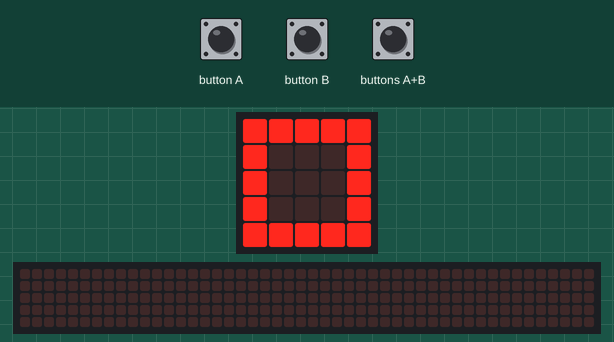
The program below on a simulated BBC micro:bit running MicroPython. Parts: the board's 5×5 LED display, a strip that is not on the board, showing the scrolling text unrolled. The inputs (shaded band) are chosen by the test bench. Random numbers come from a fixed seed; the 48×5 strip is a reading aid, not a part: it shows the text the display is scrolling, unrolled, one strip-width of it at a time.

Above: at 5.8 s.
5.9 s: button A pressed for 0.15 s
At 5.93 s:
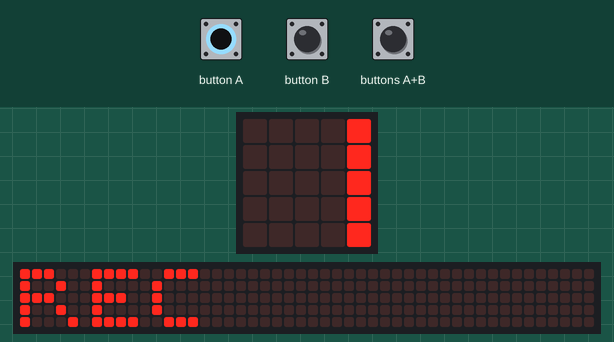
6.6 s: button B pressed for 0.15 s
At 7.61 s:
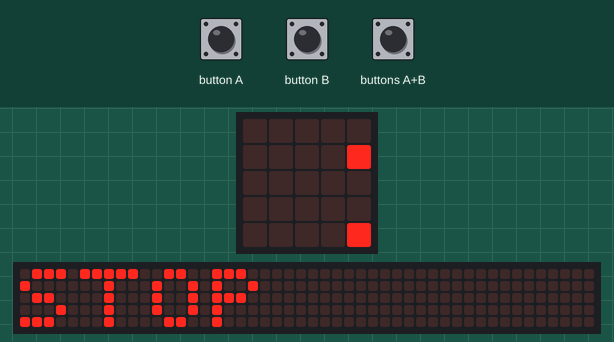
9.3 s: buttons A+B pressed for 0.15 s
At 15.27 s:
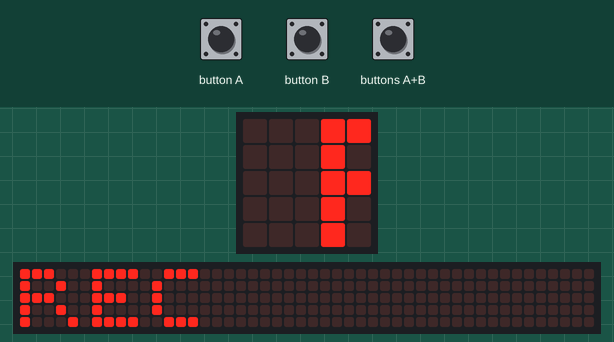

The program:

CajaNegra.py
```python
# Simulación de Caja Negra para Auto Escolar
# Para MicroBit usando Python en https://python.microbit.org/v/3

from microbit import *
import random

# Constantes
MAX_REGISTROS = 20  # Reducido para ahorrar memoria en MicroBit

# Variables globales
registros = []  # Lista para almacenar los datos registrados
grabando = False  # Estado de grabación
intervalo_ms = 2000  # Intervalo de registro en milisegundos (2 segundos)
ultima_grabacion = 0  # Tiempo de la última grabación

# Función para simular la lectura de sensores
def leer_sensores():
    # En un sistema real, estos valores vendrían de sensores físicos
    velocidad = random.randint(0, 80)  # Velocidad simulada (0-80 km/h)
    aceleracion = random.randint(-20, 20) / 10  # Aceleración simulada (-2 a 2 m/s²)
    ubicacion_x = random.randint(0, 100)  # Posición X simplificada
    ubicacion_y = random.randint(0, 100)  # Posición Y simplificada

    # Crear registro como tupla (más eficiente en memoria que objetos)
    return (running_time(), velocidad, aceleracion, (ubicacion_x, ubicacion_y))

# Función para iniciar la grabación
def iniciar_grabacion():
    global grabando, registros, ultima_grabacion
    registros = []  # Limpiar registros anteriores
    grabando = True
    ultima_grabacion = running_time()
    display.scroll("REC", delay=80)
    display.show(Image.HEART)

# Función para detener la grabación
def detener_grabacion():
    global grabando
    grabando = False
    display.scroll("STOP", delay=80)
    display.show(Image.SQUARE)

# Función para mostrar los datos registrados
def mostrar_registros():
    if not registros:
        display.scroll("No hay datos", delay=80)
        return

    display.scroll(str(len(registros)) + " reg", delay=80)

    for i, reg in enumerate(registros):
        if button_a.is_pressed() and button_b.is_pressed():
            # Permitir salir de la visualización presionando ambos botones
            break

        # Mostrar número de registro y velocidad
        display.scroll("#" + str(i+1), delay=80)
        display.scroll("V:" + str(reg[1]), delay=80)  # Índice 1 es velocidad

        # Pausa para permitir leer los datos
        sleep(300)

# Configuración inicial
display.scroll("Caja Negra", delay=80)
display.show(Image.SQUARE)

# Bucle principal
while True:
    # Control con botones
    if button_a.was_pressed():
        # Botón A inicia/detiene la grabación
        if not grabando:
            iniciar_grabacion()
        else:
            detener_grabacion()

    if button_b.was_pressed():
        # Botón B muestra los datos registrados
        detener_grabacion()
        mostrar_registros()

    # Registro de datos si está grabando
    if grabando:
        tiempo_actual = running_time()
        if tiempo_actual - ultima_grabacion >= intervalo_ms:
            # Es hora de grabar un nuevo registro
            ultima_grabacion = tiempo_actual

            # Leer datos de sensores y guardar
            nuevo_registro = leer_sensores()
            registros.append(nuevo_registro)

            # Mostrar parpadeo para indicar grabación
            display.set_pixel(0, 0, 9)
            sleep(100)
            display.set_pixel(0, 0, 0)

            # Limitar cantidad de registros para no saturar la memoria
            if len(registros) > MAX_REGISTROS:
                registros.pop(0)  # Eliminar el registro más antiguo

    sleep(100)  # Pequeña pausa para no sobrecargar el procesador
```

Measured:
- after the input at 5.9 s, the display: changes at once (image 1)
